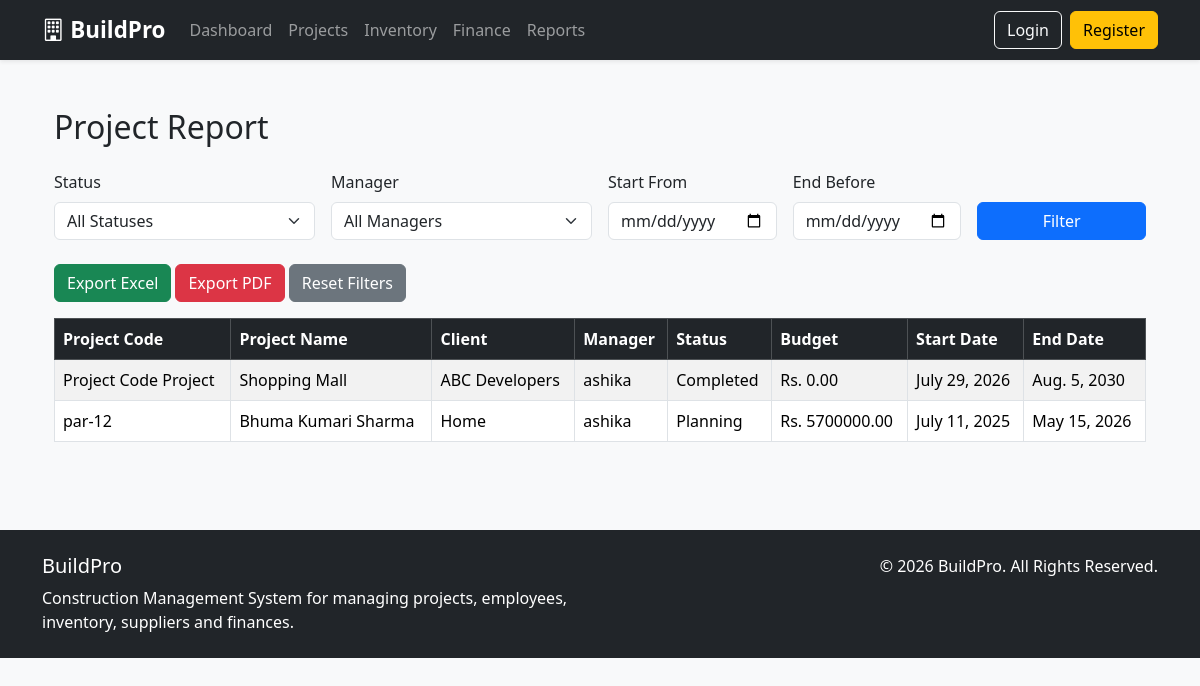
Page /reports/projects/ on the earlier database version.
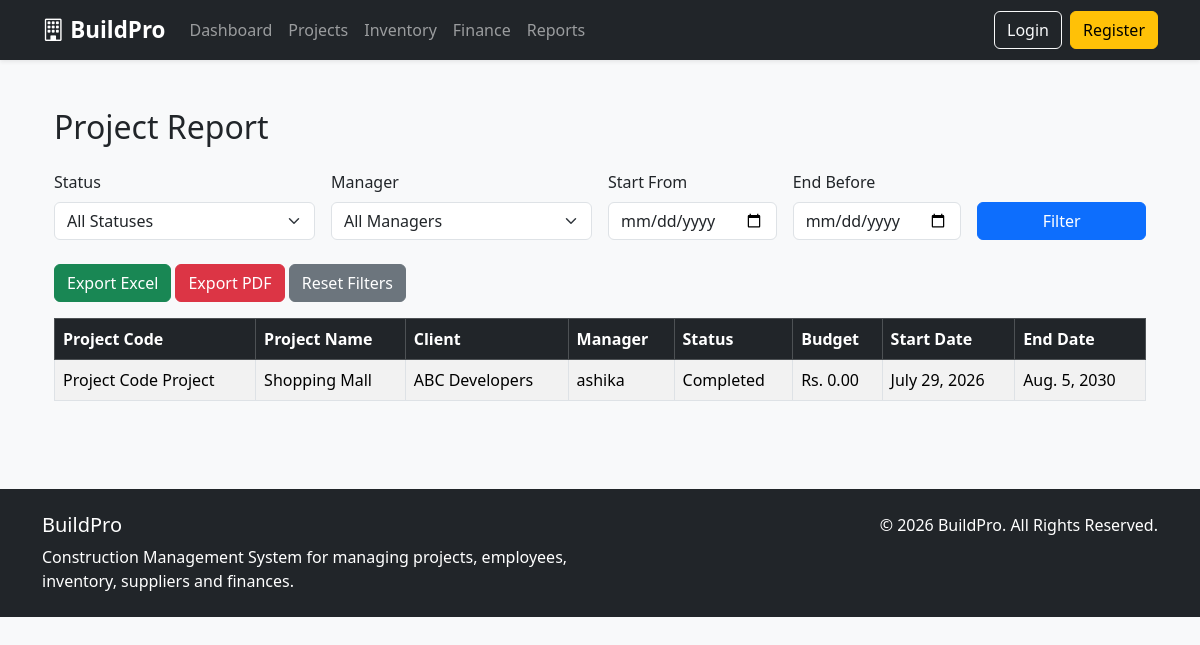
Same page on the later database version.
### projects/models.py (models this page shows, shortened)
class Project(models.Model):
    STATUS_CHOICES = [
        ('PLANNING', 'Planning'),
        ('IN_PROGRESS', 'In Progress'),
        ('ON_HOLD', 'On Hold'),
        ('COMPLETED', 'Completed'),
    ]
    name = models.CharField(max_length=200)
    description = models.TextField(blank=True)
    location = models.CharField(max_length=255)
    manager = models.ForeignKey(User, on_delete=models.SET_NULL, null=True, related_name='managed_projects')
    status = models.CharField(max_length=20, choices=STATUS_CHOICES, default='PLANNING')
    start_date = models.DateField()
    end_date = models.DateField(null=True, blank=True)
    created_at = models.DateTimeField(auto_now_add=True)
    created_by = models.ForeignKey(User, on_delete=models.SET_NULL, null=True, related_name='created_projects')
    project_code = models.CharField(max_length=20,unique=True,default="Pending Code")
    client = models.CharField(max_length=200, null=True, blank=True,default="Pending Client")
    budget = models.DecimalField(max_digits=12, decimal_places=2, default=0)
    updated_at = models.DateTimeField(auto_now=True)

### reports/views.py (the view)
# urls.py: path('projects/', views.project_report,name='project_report'),
def project_report(request):
    projects = Project.objects.select_related('manager','created_by').all()
    status = request.GET.get('status')
    manager = request.GET.get('manager')
    start_date = request.GET.get('start_date')
    end_date = request.GET.get('end_date')
    if status:
        projects = projects.filter(status=status)
    if manager:
        projects = projects.filter(manager_id=manager)
    if start_date:
        projects = projects.filter(start_date__gte=start_date)
    if end_date:
        projects = projects.filter(end_date__lte=end_date)
    context = {'projects': projects,'managers': User.objects.all(),
        'statuses': Project.STATUS_CHOICES,}
    return render(request, 'reports/project_report.html', context)

### reports/templates/reports/project_report.html (shortened to what this page needs)
{% extends "base.html" %}
{% block content %}
<div class="container mt-4">
    <h2 class="mb-4">
        Project Report
    </h2>
            <form method="GET" class="row g-3 mb-4">
    <div class="col-md-3">
        <label class="form-label">Status</label>
        <select name="status" class="form-select">
            <option value="">All Statuses</option>
        </select>
    </div>
    <div class="col-md-3">
        <label class="form-label">Manager</label>
        <select name="manager" class="form-select">
            <option value="">All Managers</option>
        </select>
    </div>
    <div class="col-md-2">
        <label class="form-label">Start From</label>
        <input
            type="date"
            name="start_date"
            class="form-control"
            value="{{ request.GET.start_date }}"
        >
    </div>
    <div class="col-md-2">
        <label class="form-label">End Before</label>
        <input
            type="date"
            name="end_date"
            class="form-control"
            value="{{ request.GET.end_date }}"
        >
    </div>
    <div class="col-md-2 d-flex align-items-end">
        <button type="submit" class="btn btn-primary w-100">
            Filter
        </button>
    </div>
</form>
<div class="mb-3">
    <a href="{% url 'reports:export_project_excel' %}?{{ request.GET.urlencode }}"
       class="btn btn-success">
        Export Excel
    </a>
    <a href="{% url 'reports:export_project_pdf' %}?{{ request.GET.urlencode }}"
       class="btn btn-danger">
        Export PDF
    </a>
    <a href="{% url 'reports:project_report' %}"
       class="btn btn-secondary">
        Reset Filters
    </a>
</div>
    <table class="table table-bordered table-striped">
        <thead class="table-dark">
            <tr>
                <th>Project Code</th>
                <th>Project Name</th>
                <th>Client</th>
                <th>Manager</th>
                <th>Status</th>
                <th>Budget</th>
                <th>Start Date</th>
                <th>End Date</th>
            </tr>
        </thead>
        <tbody>
        {% for project in projects %}
        <tr>
            <td>{{ project.project_code }}</td>
            <td>{{ project.name }}</td>
            <td>{{ project.client }}</td>
            <td>
                {% if project.manager %}
                    {{ project.manager }}
                {% else %}
                    -
                {% endif %}
            </td>
            <td>{{ project.get_status_display }}</td>
            <td>Rs. {{ project.budget }}</td>
            <td>{{ project.start_date }}</td>
            <td>{{ project.end_date }}</td>
        </tr>
        {% empty %}
        <tr>
            <td colspan="8" class="text-center">
                No projects found.
            </td>
        </tr>
        {% endfor %}
        </tbody>
    </table>
</div>
{% endblock %}

### templates/base.html (shortened to what this page needs)
{% load static %}
<!DOCTYPE html>
<html lang="en">
<head>
    <link href="https://cdn.jsdelivr.net/npm/bootstrap@5.3.7/dist/css/bootstrap.min.css" rel="stylesheet">
    <link href="https://cdn.jsdelivr.net/npm/bootstrap-icons@1.11.3/font/bootstrap-icons.css" rel="stylesheet">
    <link rel="stylesheet" href="{% static 'css/styles.css' %}">
</head>
<body class="bg-light">
   {% include 'navbar.html' %}
    <main class="py-4">
        <div class="container">
            {% block content %}
            {% endblock %}
        </div>
    </main>
    {% include 'footer.html' %}
</body>
</html>

### templates/navbar.html (shortened to what this page needs)
<nav class="navbar navbar-expand-lg navbar-dark bg-dark shadow-sm">
    <div class="container">
        <a class="navbar-brand fw-bold" href="/">
            <i class="bi bi-building"></i>
            BuildPro
        </a>
        <div class="collapse navbar-collapse" id="navbar">
            <ul class="navbar-nav me-auto">
                <li class="nav-item">
                    <a class="nav-link" href="/">Dashboard</a>
                </li>
                <li class="nav-item">
                    <a class="nav-link" href="/projects/">Projects</a>
                </li>
                <li class="nav-item">
                    <a class="nav-link" href="/inventory/">Inventory</a>
                </li>
                <li class="nav-item">
                    <a class="nav-link" href="/finance/">Finance</a>
                </li>
                 <li class="nav-item">
                   <a class="nav-link" href="{% url 'reports:reports_dashboard' %}">Reports</a>
                </li>
            </ul>
            <ul class="navbar-nav">
                {% if user.is_authenticated %}
                    <li class="nav-item">
                        <span class="navbar-text me-3">
                            Welcome, {{ user.first_name|default:user.username }}
                        </span>
                    </li>
                    <li class="nav-item">
                        <a class="btn btn-outline-light" href="{% url 'logout' %}">
                            Logout
                        </a>
                    </li>
                {% else %}
                    <li class="nav-item me-2">
                        <a class="btn btn-outline-light" href="{% url 'login' %}">
                            Login
                        </a>
                    </li>
                    <li class="nav-item">
                        <a class="btn btn-warning" href="{% url 'register' %}">
                            Register
                        </a>
                    </li>
                {% endif %}
            </ul>
        </div>
    </div>
</nav>

### templates/footer.html
<footer class="bg-dark text-white mt-5">
    <div class="container py-4">
        <div class="row">
            <div class="col-md-6">
                <h5>BuildPro</h5>
                <p class="mb-0">
                    Construction Management System for managing projects,
                    employees, inventory, suppliers and finances.
                </p>
            </div>
            <div class="col-md-6 text-md-end">
                <p class="mb-0">
                    © {% now "Y" %} BuildPro.
                    All Rights Reserved.
                </p>
            </div>
        </div>
    </div>
</footer>

### static/css/styles.css (style rules this page uses)
body { font-family: "Segoe UI", sans-serif; }
.navbar-brand { font-size:1.4rem; }
footer { margin-top:80px; }

Differences in the rows shown:
removed Project: project_code "par-12", name "Bhuma Kumari Sharma", client "Home", manager "ashika", status "Planning", budget "5700000.00", start_date "July 11, 2025", end_date "May 15, 2026"
